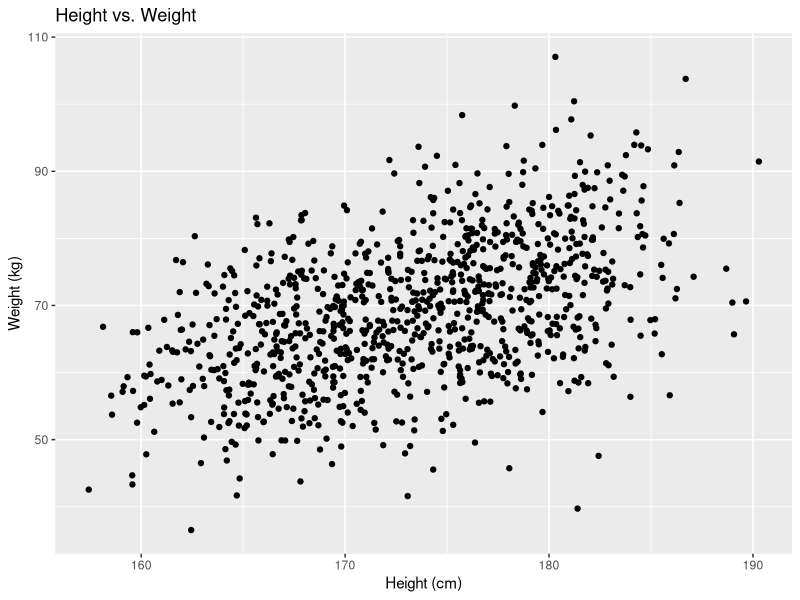

Recreate this plot in R. (Note: this script raises an error after producing the figure.)
## ---- chunk 1
# Load necessary R packages
library(tidyverse)
library(knitr)
library(broom)

# Load the scales package for percent formatting
library(scales)

# Load the data file defined in parameters
data <- read.csv("project.csv")
## ---- chunk 2
# Scatter plot
ggplot(data, aes(x = height, y = weight)) +
  geom_point() +
  labs(
    title = "Height vs. Weight",
    x = "Height (cm)",
    y = "Weight (kg)"
  )

# Linear regression analysis
linear_model <- lm(weight ~ height, data = data)

# Decision and Conclusion
decision.lm <- function(linearmodel, level = 0.95, testParameter) {
  cat("Results of Important Values:", "\n\n")
  cat("1. Estimated Slope (", testParameter, "):\n")
  print(coef(linearmodel))
  cat("\n2.", percent(level), "Confidence Intervals for", testParameter, ":\n")
  print(confint(linearmodel, level = level))
  cat("\n3. t-value:", summary(linearmodel)$coefficients["height", "t value"], "\n\n")
  cat("4. Degrees of Freedom (df):", summary(linearmodel)$df[2], "\n\n")
  cat("5. p-value:", coef(summary(linearmodel))["height", "Pr(>|t|)"], "\n\n")
  
  if (coef(summary(linearmodel))["height", "Pr(>|t|)"] < (1 - level)) {
    cat("Decision: At", percent(1 - level), "significance level, the Null Hypothesis is rejected\n")
  } else {
    cat("Decision: At", percent(1 - level), "significance level, the Null Hypothesis is not rejected\n")
  }
}

decision.lm(linear_model, level = 0.95, testParameter = "slope")
p_value <- summary(linear_model)$coef[2, 4]
alpha <- 0.05  # You should define your significance level here
if (p_value < alpha) {
  decision <- "Reject H0"
} else {
  decision <- "Do not reject H0"
}
cat("Decision:", decision, "at a", alpha, "significance level.\n")
cat("Conclusion: Based on the linear regression analysis, we", decision, "the null hypothesis.")


## ---- chunk 3
# Data for males and females
males <- subset(data, gender == "Male")
females <- subset(data, gender == "Female")

# Perform a two-sample t-test
t_test_result <- t.test(males$height, females$height, var.equal = TRUE)

decision.t <- function(t_test_result, level = 0.95, dataX, dataY) {
  # Report t-test results
  cat("Results of Important Values:", "\n\n")
  cat("1. t-statistic:", t_test_result$statistic, "\n\n")
  cat("2. Degrees of Freedom (df):", t_test_result$parameter, "\n\n")
  cat("3. p-value:", t_test_result$p.value, "\n\n")
  cat("4. Estimated Means (x =", dataX, "y =", dataY, "):\n")
  print(t_test_result$estimate)
  cat("\n5.", percent(level), "Confidence Interval:", t_test_result$conf.int, "\n\n")

  if (t_test_result$p.value < (1 - level)) {
    cat("Decision: At", percent(1 - level), "significance level, the Null Hypothesis is rejected\n\n")
  } else {
    cat("Decision: At", percent(1 - level), "significance level, the Null Hypothesis is not rejected\n\n")
  }
}

decision.t(t_test_result, dataX = "Female", dataY = "Male")

# Decision and Conclusion
p_value <- t_test_result$p.value
alpha <- params$significance_level
if (p_value < alpha) {
  decision <- "Reject H0"
} else {
  decision <- "Do not reject H0"
}
cat("Decision:", decision, "at a", alpha, "significance level.\n")
cat("Conclusion: Based on the two-sample t-test, we", decision, "the null hypothesis.")

# Create a box plot with advanced formatting
ggplot(data, aes(x = gender, y = height, fill = gender)) +
  geom_boxplot() +
  labs(
    title = "Height by Gender",
    x = "Gender",
    y = "Height (cm)"
  ) +
  theme_minimal()
## ---- chunk 4
# Create a contingency table
contingency_table <- table(data$gender, data$phys)

# Display the contingency table as a table
kable(contingency_table, caption = "Contingency Table of Gender vs. Physical Activity")

# Perform a chi-squared test for association
chi_squared_result <- chisq.test(data$gender, data$phys)

# Extract relevant information from chi-squared result
chi_squared_summary <- data.frame(
  Statistic = chi_squared_result$statistic,
  Degrees_of_Freedom = chi_squared_result$parameter,
  P_Value = chi_squared_result$p.value
)

decision.chi <- function(chi_squared_result, level = 0.95){
  # Report regression results
  cat("Results of Important Values:", "\n\n")
  cat("1. X-squared (statistics):", chi_squared_result$statistic, "\n\n")
  cat("2. Degrees of Freedom (df):", chi_squared_result$parameter, "\n\n")
  cat("3. p-value:", chi_squared_result$p.value, "\n\n")
  
  if (chi_squared_result$p.value < (1-level)) {
    cat("Decision: At", percent(1-level), "significance level, the Null Hypothesis is rejected\n\n")
  } else {
    cat("Decision: At", percent(1-level), "significance level, the Null Hypothesis is not rejected\n\n")
  }
}

decision.chi(chi_squared_result)

# Decision and Conclusion
p_value <- chi_squared_result$p.value
alpha <- params$significance_level
if (p_value < alpha) {
  decision <- "Reject H0"
} else {
  decision <- "Do not reject H0"
}
cat("Decision:", decision, "at a", alpha, "significance level.\n")
cat("Conclusion: Based on the chi-squared test, we", decision, "the null hypothesis.")

# Create a bar plot to visualize the association between gender and physical activity
ggplot(data, aes(x = gender, fill = phys)) +
  geom_bar(position = "dodge") +
  labs(
    title = "Association Between Gender and Physical Activity",
    x = "Gender",
    y = "Count"
  )
